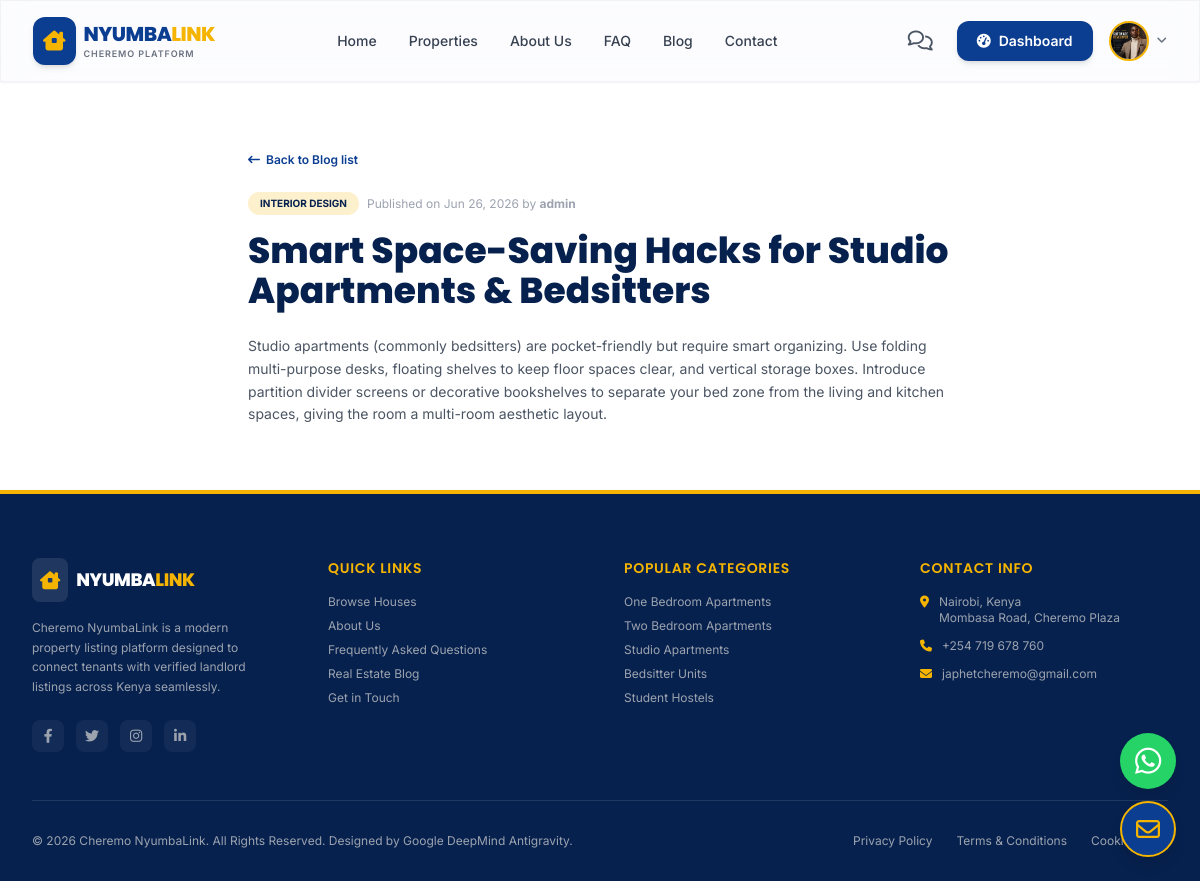
/blog/smart-space-saving-hacks-for-studio-apartments-bedsitters/ (signed in), run on the app's committed database.
### users/models.py (models this page shows, shortened)
class CustomUser(AbstractUser):
    ROLE_TENANT = 'tenant'
    ROLE_LANDLORD = 'landlord'
    ROLE_AGENT = 'agent'
    ROLE_ADMIN = 'admin'
    ROLE_CHOICES = [
        (ROLE_TENANT, 'Tenant'),
        (ROLE_LANDLORD, 'Landlord'),
        (ROLE_AGENT, 'Property Agent'),
        (ROLE_ADMIN, 'Administrator'),
    ]
    role = models.CharField(max_length=20, choices=ROLE_CHOICES, default=ROLE_TENANT)
    phone = models.CharField(max_length=20, blank=True, null=True)
    profile_picture = models.ImageField(upload_to='profile_pics/', blank=True, null=True)
    bio = models.TextField(blank=True, null=True)
    is_verified = models.BooleanField(default=False)
    verification_document = models.FileField(upload_to='verification_docs/', blank=True, null=True)

### core/models.py (models this page shows, shortened)
class BlogPost(models.Model):
    CATEGORY_CHOICES = [
        ('rental_tips', 'Rental Tips'),
        ('interior_design', 'Interior Design'),
        ('moving_guides', 'Moving Guides'),
        ('property_news', 'Property News'),
        ('investment', 'Real Estate Investment'),
    ]
    title = models.CharField(max_length=200)
    slug = models.SlugField(unique=True, blank=True)
    content = models.TextField()
    category = models.CharField(max_length=50, choices=CATEGORY_CHOICES)
    author = models.ForeignKey(settings.AUTH_USER_MODEL, on_delete=models.CASCADE)
    image = models.ImageField(upload_to='blog_images/', blank=True, null=True)
    created_at = models.DateTimeField(auto_now_add=True)
    updated_at = models.DateTimeField(auto_now=True)
    class Meta:
        ordering = ['-created_at']

### core/views.py (the view)
# urls.py: path('blog/<slug:slug>/', views.blog_detail, name='blog_detail'),
def blog_detail(request, slug):
    blog = get_object_or_404(BlogPost, slug=slug)
    context = {
        'blog': blog
    }
    return render(request, 'core/blog_detail.html', context)

### templates/core/blog_detail.html (shortened to what this page needs)
{% extends 'base.html' %}
{% block content %}
<article class="py-16 bg-white flex-grow">
    <div class="max-w-3xl mx-auto px-4 sm:px-6 lg:px-8">
        <a href="{% url 'blog_list' %}" class="inline-flex items-center gap-1.5 text-xs font-semibold text-brandBlue hover:text-brandDark transition mb-6">
            <i class="fa-solid fa-arrow-left-long"></i> Back to Blog list
        </a>
        <div class="flex items-center gap-2 mb-4 flex-wrap">
            <span class="bg-brandGold/20 text-brandDark text-[10px] uppercase font-bold px-3 py-1 rounded-full">
                {{ blog.get_category_display }}
            </span>
            <span class="text-xs text-gray-400">Published on {{ blog.created_at|date:"M d, Y" }} by <strong>{{ blog.author.username }}</strong></span>
        </div>
        <h1 class="text-3xl sm:text-4xl font-extrabold text-brandDark font-poppins mb-6 leading-tight">{{ blog.title }}</h1>
        <div class="prose prose-brand max-w-none text-gray-600 text-sm leading-relaxed space-y-6">
            {{ blog.content|linebreaks }}
        </div>
    </div>
</article>
{% endblock %}

### templates/base.html (shortened to what this page needs)
<!DOCTYPE html>
<html lang="en">
<head>
    <link rel="stylesheet" href="https://cdnjs.cloudflare.com/ajax/libs/font-awesome/6.4.0/css/all.min.css">
    <script src="https://cdn.tailwindcss.com"></script>
    {% load static %}
    <link rel="stylesheet" href="{% static 'css/style.css' %}">
</head>
<body class="flex flex-col min-h-screen">
    <header class="sticky top-0 z-40 w-full transition-all duration-300 {% block nav_class %}glassmorphism border-b border-gray-200/50 shadow-sm{% endblock %}">
        <div class="max-w-7xl mx-auto px-4 sm:px-6 lg:px-8">
            <div class="flex items-center justify-between h-20">
                <div class="flex-shrink-0 flex items-center">
                    <a href="{% url 'home' %}" class="flex items-center gap-2">
                        <span class="p-2.5 rounded-xl bg-brandBlue text-white shadow-md flex items-center justify-center">
                            <i class="fa-solid fa-house-chimney-window text-xl text-brandGold"></i>
                        </span>
                        <div class="flex flex-col">
                            <span class="font-extrabold text-xl font-poppins tracking-tight text-brandBlue leading-tight">NYUMBA<span class="text-brandGold">LINK</span></span>
                            <span class="text-[9px] uppercase tracking-widest font-semibold text-gray-500">Cheremo Platform</span>
                        </div>
                    </a>
                </div>
                <nav class="hidden md:flex items-center space-x-8 font-medium text-sm text-gray-700">
                    <a href="{% url 'home' %}" class="hover:text-brandBlue transition">Home</a>
                    <a href="{% url 'property_list' %}" class="hover:text-brandBlue transition">Properties</a>
                    <a href="{% url 'about' %}" class="hover:text-brandBlue transition">About Us</a>
                    <a href="{% url 'faq' %}" class="hover:text-brandBlue transition">FAQ</a>
                    <a href="{% url 'blog_list' %}" class="hover:text-brandBlue transition">Blog</a>
                    <a href="{% url 'contact' %}" class="hover:text-brandBlue transition">Contact</a>
                </nav>
                <div class="hidden md:flex items-center space-x-4">
                    {% if user.is_authenticated %}
                        <a href="{% url 'inbox' %}" class="relative p-2 text-gray-600 hover:text-brandBlue transition rounded-full hover:bg-gray-100 flex items-center justify-center">
                            <i class="fa-regular fa-comments text-xl"></i>
                        </a>
                        <a href="{% url 'dashboard_redirect' %}" class="px-5 py-2.5 rounded-xl bg-brandBlue text-white font-semibold text-sm hover:bg-brandDark transition shadow-md flex items-center gap-2">
                            <i class="fa-solid fa-gauge-high"></i> Dashboard
                        </a>
                        <div class="relative group">
                            <button class="flex items-center gap-2 focus:outline-none">
                                {% if user.profile_picture %}
                                <img class="h-10 w-10 rounded-full object-cover border-2 border-brandGold" src="{{ user.profile_picture.url }}" alt="{{ user.username }}">
                                {% else %}
                                <div class="h-10 w-10 rounded-full bg-brandBlue text-white flex items-center justify-center font-bold border-2 border-brandGold uppercase">
                                    {{ user.username|slice:":2" }}
                                </div>
                                {% endif %}
                                <i class="fa-solid fa-angle-down text-xs text-gray-500"></i>
                            </button>
                        </div>
                    {% endif %}
                </div>
            </div>
        </div>
    </header>
    <main class="flex-grow">
        {% block content %}{% endblock %}
    </main>
    <footer class="bg-brandDark text-white pt-16 pb-8 border-t-4 border-brandGold">
        <div class="max-w-7xl mx-auto px-4 sm:px-6 lg:px-8">
            <div class="grid grid-cols-1 md:grid-cols-4 gap-12 mb-12">
                <div class="flex flex-col gap-4">
                    <div class="flex items-center gap-2">
                        <span class="p-2 rounded-lg bg-white/10 text-brandGold flex items-center justify-center">
                            <i class="fa-solid fa-house-chimney-window text-lg"></i>
                        </span>
                        <span class="font-extrabold text-lg font-poppins tracking-tight text-white leading-tight">NYUMBA<span class="text-brandGold">LINK</span></span>
                    </div>
                    <p class="text-xs text-gray-400 leading-relaxed">
                        Cheremo NyumbaLink is a modern property listing platform designed to connect tenants with verified landlord listings across Kenya seamlessly.
                    </p>
                    <div class="flex items-center gap-3 mt-2">
                        <a href="#" class="h-8 w-8 rounded-lg bg-white/5 hover:bg-brandGold hover:text-brandDark transition flex items-center justify-center text-sm text-gray-400"><i class="fa-brands fa-facebook-f"></i></a>
                        <a href="#" class="h-8 w-8 rounded-lg bg-white/5 hover:bg-brandGold hover:text-brandDark transition flex items-center justify-center text-sm text-gray-400"><i class="fa-brands fa-twitter"></i></a>
                        <a href="#" class="h-8 w-8 rounded-lg bg-white/5 hover:bg-brandGold hover:text-brandDark transition flex items-center justify-center text-sm text-gray-400"><i class="fa-brands fa-instagram"></i></a>
                        <a href="#" class="h-8 w-8 rounded-lg bg-white/5 hover:bg-brandGold hover:text-brandDark transition flex items-center justify-center text-sm text-gray-400"><i class="fa-brands fa-linkedin-in"></i></a>
                    </div>
                </div>
                <div>
                    <h3 class="text-sm font-semibold uppercase tracking-wider text-brandGold mb-4 font-poppins">Quick Links</h3>
                    <ul class="space-y-2 text-xs text-gray-400">
                        <li><a href="{% url 'property_list' %}" class="hover:text-white transition">Browse Houses</a></li>
                        <li><a href="{% url 'about' %}" class="hover:text-white transition">About Us</a></li>
                        <li><a href="{% url 'faq' %}" class="hover:text-white transition">Frequently Asked Questions</a></li>
                        <li><a href="{% url 'blog_list' %}" class="hover:text-white transition">Real Estate Blog</a></li>
                        <li><a href="{% url 'contact' %}" class="hover:text-white transition">Get in Touch</a></li>
                    </ul>
                </div>
                <div>
                    <h3 class="text-sm font-semibold uppercase tracking-wider text-brandGold mb-4 font-poppins">Popular Categories</h3>
                    <ul class="space-y-2 text-xs text-gray-400">
                        <li><a href="{% url 'property_list' %}?category=one_bedroom" class="hover:text-white transition">One Bedroom Apartments</a></li>
                        <li><a href="{% url 'property_list' %}?category=two_bedroom" class="hover:text-white transition">Two Bedroom Apartments</a></li>
                        <li><a href="{% url 'property_list' %}?category=studio" class="hover:text-white transition">Studio Apartments</a></li>
                        <li><a href="{% url 'property_list' %}?category=bedsitter" class="hover:text-white transition">Bedsitter Units</a></li>
                        <li><a href="{% url 'property_list' %}?category=hostel" class="hover:text-white transition">Student Hostels</a></li>
                    </ul>
                </div>
                <div>
                    <h3 class="text-sm font-semibold uppercase tracking-wider text-brandGold mb-4 font-poppins">Contact Info</h3>
                    <ul class="space-y-3 text-xs text-gray-400">
                        <li class="flex items-start gap-2.5">
                            <i class="fa-solid fa-location-dot mt-0.5 text-brandGold"></i>
                            <span>Nairobi, Kenya<br>Mombasa Road, Cheremo Plaza</span>
                        </li>
                        <li class="flex items-center gap-2.5">
                            <i class="fa-solid fa-phone text-brandGold"></i>
                            <a href="tel:+254719678760" class="hover:text-white transition">+254 719 678 760</a>
                        </li>
                        <li class="flex items-center gap-2.5">
                            <i class="fa-solid fa-envelope text-brandGold"></i>
                            <a href="mailto:japhetcheremo@gmail.com" class="hover:text-white transition">japhetcheremo@gmail.com</a>
                        </li>
                    </ul>
                </div>
            </div>
            <div class="border-t border-white/10 pt-8 mt-8 flex flex-col md:flex-row items-center justify-between text-xs text-gray-400 gap-4">
                <div>
                    &copy; 2026 Cheremo NyumbaLink. All Rights Reserved. Designed by Google DeepMind Antigravity.
                </div>
                <div class="flex items-center gap-6">
                    <a href="{% url 'privacy' %}" class="hover:text-white transition">Privacy Policy</a>
                    <a href="{% url 'terms' %}" class="hover:text-white transition">Terms & Conditions</a>
                    <a href="{% url 'cookies' %}" class="hover:text-white transition">Cookie Policy</a>
                </div>
            </div>
        </div>
    </footer>
    <div class="fixed bottom-6 right-6 z-50 flex flex-col gap-3">
        <a href="https://wa.me/254719678760" target="_blank" rel="noopener noreferrer"
           class="h-14 w-14 rounded-full bg-[#25D366] text-white flex items-center justify-center shadow-lg transition-transform hover:scale-110 floating-btn-shadow gold-glow focus:outline-none"
           title="Chat on WhatsApp">
            <i class="fa-brands fa-whatsapp text-3xl"></i>
        </a>
        <a href="mailto:japhetcheremo@gmail.com"
           class="h-14 w-14 rounded-full bg-brandBlue text-white flex items-center justify-center shadow-lg transition-transform hover:scale-110 floating-btn-shadow gold-glow focus:outline-none border-2 border-brandGold"
           title="Send Email">
            <i class="fa-regular fa-envelope text-2xl text-brandGold"></i>
        </a>
    </div>
</body>
</html>

### static/css/style.css (style rules this page uses)
:root { --brand-blue: #0B3D91; --brand-gold: #F4B400; --brand-dark: #07214e; --brand-light: #f4f6fc; --radius-sm: 0.5rem; --radius-md: 0.75rem; --radius-lg: 1rem; --radius-xl: 1.5rem; --shadow-card: 0 4px 6px -1px rgba(0, 0, 0, 0.06), 0 2px 4px -2px rgba(0, 0, 0, 0.06); --shadow-elevated: 0 20px 25px -5px rgba(0, 0, 0, 0.1), 0 8px 10px -6px rgba(0, 0, 0, 0.1); --transition-fast: 150ms ease; --transition-normal: 300ms ease; --transition-slow: 500ms ease; }
html { scroll-behavior: smooth; }

### templates/base.html (style rules this page uses)
body { font-family: 'Inter', sans-serif; background-color: #f4f6fc; scroll-behavior: smooth; }
h1, h2, h3, h4, h5, h6 { font-family: 'Poppins', sans-serif; }
.glassmorphism { background: rgba(255, 255, 255, 0.7); backdrop-filter: blur(12px); -webkit-backdrop-filter: blur(12px); border: 1px solid rgba(255, 255, 255, 0.25); }
.floating-btn-shadow { box-shadow: 0 10px 25px -5px rgba(11, 61, 145, 0.4); }

### data on the page
CustomUser: profile_picture (picture)
BlogPost: category "INTERIOR DESIGN", created_at "Jun 26, 2026", author.username "admin", title "Smart Space-Saving Hacks for Studio Apartments & Bedsitters", content "Studio apartments (commonly bedsitters) are pocket-friendly but require smart organizing. Use folding multi-purpose desks, floating shelves to keep floor spaces clear, and vertical storage boxes. Introduce partition divider screens or decorative bookshelves to separate your bed zone from the living and kitchen spaces, giving the room a multi-room aesthetic layout."
